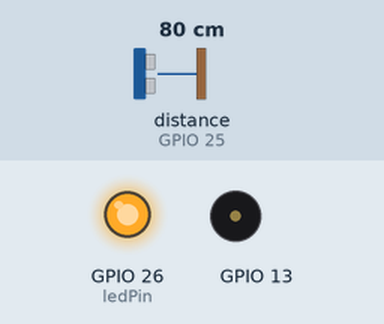
Recording of a sketch running on a simulated ESP32. On the bench: output pins drawn as LEDs (lit = HIGH), buzzer (waves = sounding). Wiring (inferred from the names in the program): ultrasonic range finder: trigger GPIO 14; echo GPIO 25. The inputs (shaded band) are chosen by the test bench; at power-on: distance to the obstacle (sensor on GPIO 25) 80 cm. The echo pulse lasts 58.3 µs per cm; pins used as bus, display or sensor lines are not drawn; what the sketch prints to the serial monitor is not drawn.

Above: at 1.3 s.
1.4 s: distance to the obstacle (sensor on GPIO 25) set to 96 cm
9.1 s: distance to the obstacle (sensor on GPIO 25) set to 104 cm
At 14.7 s:
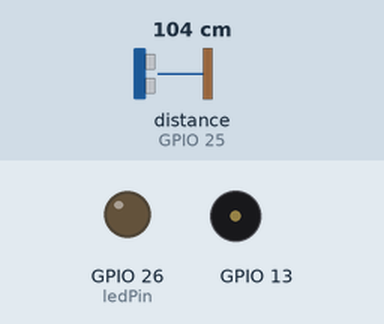
16.8 s: distance to the obstacle (sensor on GPIO 25) set to 2 cm
At 17.7 s:
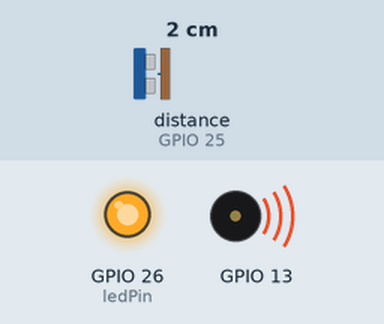
Timing chart, 0 to 34.4 s (numbered marks = the images above; inputs shaded):
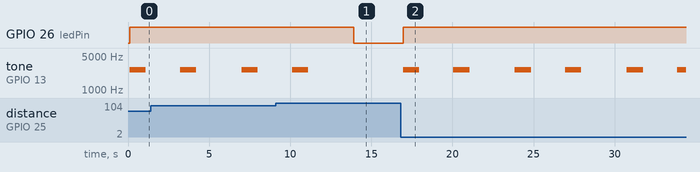

Measured:
- the behaviour switches between 100 and 101 cm on distance to the obstacle (sensor on GPIO 25) (found by bisection; images 0 and 1)
- after the input at 9.1 s, GPIO 26 (ledPin): HIGH → LOW after 4.8 s; tone on GPIO 13: goes on until 11.1 s, then stays silent
- after the input at 16.8 s, GPIO 26 (ledPin): LOW → HIGH after 0.15 s; tone on GPIO 13: silent → 2637 Hz after 0.16 s, then repeats every 6.9 s: silent 2.1 s, 2637 Hz 1.0 s, silent 2.8 s, 2637 Hz 1.0 s
- by itself, tone on GPIO 13: alternates 2637 Hz for 1.0 s and silent for 2.8 s

The sketch:

index.ino
```cpp
#include <HCSR04.h>
#include <Buzzer.h>

Buzzer buzzer(13, 32);

const int trigPin = 14;
const int echoPin = 25;
const int ledPin = 26;

void setup() {
  pinMode(trigPin, OUTPUT);
  pinMode(echoPin, INPUT);
  pinMode(ledPin, OUTPUT);
  Serial.begin(115200);

  digitalWrite(trigPin, LOW);
  delay(100);
}

void loop() {
  digitalWrite(trigPin, LOW);
  delayMicroseconds(5);
  digitalWrite(trigPin, HIGH);
  delayMicroseconds(10);
  digitalWrite(trigPin, LOW);

  long duree = pulseIn(echoPin, HIGH, 30000);
  if (duree == 0) {
    Serial.println("Pas de retour d'écho, distance maximale supposée !");
    duree = 23529;
  }

  int distance = duree * 0.034 / 2;

  Serial.print("Distance calculée : ");
  Serial.println(distance);

  if (distance > 0 && distance < 100) {
    Serial.println("⚠️ Présence détectée !");
    digitalWrite(ledPin, HIGH);
    Serial.println("son envoyé wsh");
    buzzer.begin(200);

    buzzer.sound(NOTE_E7, 1000);
    delay(100);
    buzzer.sound(NOTE_E7, 1000);
    delay(100);

    buzzer.end(200);
  } else {
    digitalWrite(ledPin, LOW);
    Serial.println("son pas envoyé");
  }


  delay(500);
}
```
